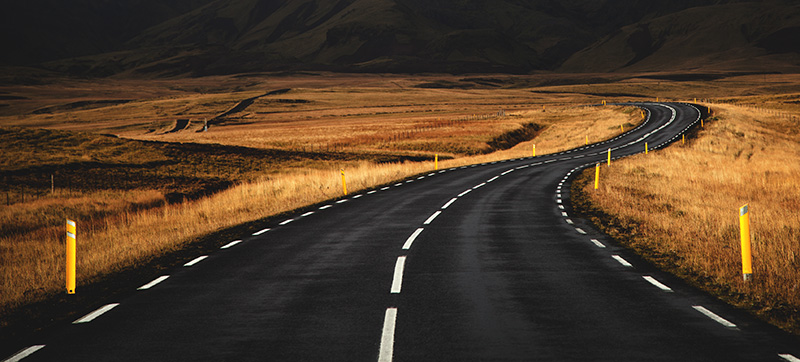
#> input picture Hector/cpp/basics/displayImage/carretera_plastico.jpg, 800 x 362 px, given in place of the camera
$ python canny.py
#> lines starting #> are read from the running program, lines starting #| are printed output that depends on the picture; after the words box and inside, x2 and y2 are one past the last pixel; in counts of white or black regions, pixels touching at a corner belong together
import cv2
import numpy as np

def main():
    cap = cv2.VideoCapture(0)
    while True:
        ret, frame = cap.read()
#> frame is the input picture: shape (362, 800, 3); mean B, G, R 39.8, 58.3, 77.9
        puntos1 = np.float32(
                [
                    [0, 400],
                    [640, 400],
                    [420, 240],
                    [100, 240]
                ]
            )
        puntos2 = np.float32(
                [
                    [0, 0],
                    [0, 480],
                    [640, 480],
                    [640, 0]
                ]
            )
        m = cv2.getPerspectiveTransform(puntos1, puntos2)
        transformada = cv2.warpPerspective(frame, m, (640, 480))
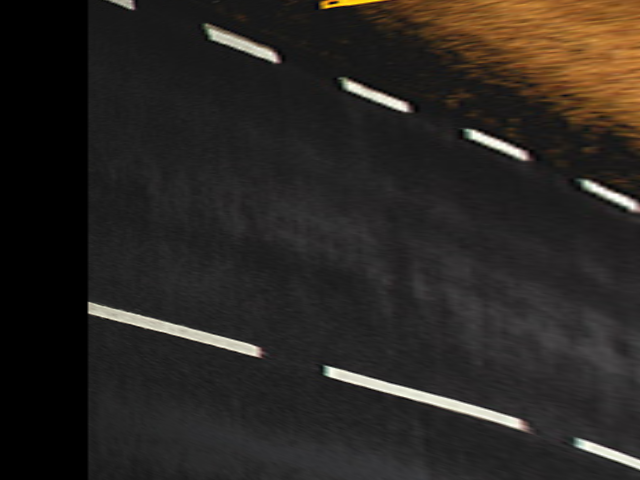
#> transformada: shape (480, 640, 3); mean B, G, R 34.4, 38.1, 42
        izquierda = transformada[:150, :300, :]
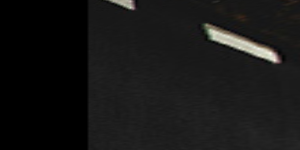
#> izquierda: shape (150, 300, 3); mean B, G, R 22.3, 22.9, 23.1
        derecha = transformada[300:480, :300, :]
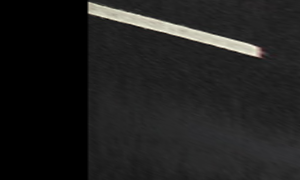
#> derecha: shape (180, 300, 3); mean B, G, R 31.1, 31.8, 31.9
        kernel = np.ones((20, 20), np.uint8)
        gradientI = cv2.morphologyEx(izquierda, cv2.MORPH_GRADIENT, kernel)
        topI = cv2.morphologyEx(izquierda, cv2.MORPH_TOPHAT, kernel)
        blackI = cv2.morphologyEx(izquierda, cv2.MORPH_BLACKHAT, kernel)
        superPosI = cv2.addWeighted(gradientI, 0.5, topI, 0.5, 0)
        superPosI = cv2.addWeighted(superPosI, 0.6, blackI, 0.4, 0)
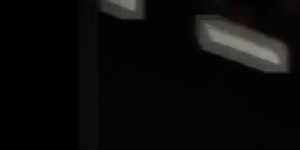
#> superPosI: shape (150, 300, 3); mean B, G, R 9.8, 10.4, 10.7
        gradientD = cv2.morphologyEx(derecha, cv2.MORPH_GRADIENT, kernel)
        topD = cv2.morphologyEx(derecha, cv2.MORPH_TOPHAT, kernel)
        blackD = cv2.morphologyEx(derecha, cv2.MORPH_BLACKHAT, kernel)
        superPosD = cv2.addWeighted(gradientD, 0.5, topD, 0.5, 10)
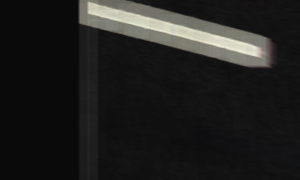
#> superPosD: shape (180, 300, 3); mean B, G, R 30.6, 32.1, 32.3
        superPosD = cv2.addWeighted(superPosD, 0.9, blackD, 0.1, 0)
        supers = np.concatenate((superPosI, superPosD), axis = 0)
        canny = cv2.Canny(supers, 60, 60)
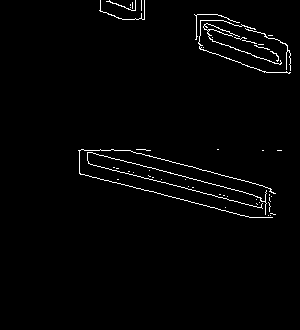
#> canny: shape (330, 300); 1.7% white in thin lines or dots, all inside (x1, y1, x2, y2) = (78, 0, 291, 218)
        kernel = np.ones((7, 7), np.uint8)
        openc = cv2.morphologyEx(canny, cv2.MORPH_CLOSE, kernel)
#> openc: shape (330, 300); 3.2% white; 6 white regions (3 under 20 px)
        cnts = cv2.findContours(openc, cv2.RETR_TREE, cv2.CHAIN_APPROX_SIMPLE)
#> cnts = 15 contours, 3 with area under 20; largest, box (x1, y1, x2, y2) and area: (78, 149, 276, 218) 6461, (194, 14, 291, 74) 3424, (79, 150, 266, 218) 2305, (110, 150, 266, 198) 1754, (212, 25, 287, 61) 1342
        cnts = cnts[0] if len(cnts) == 2 else cnts[1]
        for c in cnts:
            cv2.drawContours(openc,[c], 0, (255, 0, 0), 3)
#> this loop made 15 passes
#> c on passes 1 to 3: [[277, 150], [281, 150]], [[262, 150], [263, 150]], [[217, 149], [218, 149]]
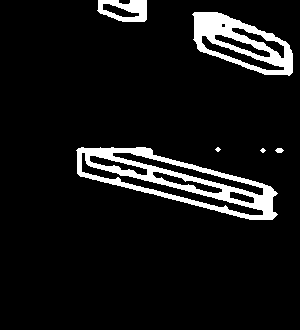
#> openc: shape (330, 300); 8.2% white; 6 white regions (2 under 20 px), largest, box (x1, y1, x2, y2) and area: (76, 147, 278, 220) 4511, (192, 12, 293, 76) 2813, (97, 0, 147, 22) 698, (275, 148, 284, 153) 33
        cv2.imshow("frame", frame)
        cv2.imshow("superPosicionamientos concatenados", supers)
        cv2.imshow("cannyOpenc", openc)
        k = cv2.waitKey(1)
#> (key Esc is pressed here)
        if k == 27:
            break


if __name__ == '__main__':
    main()
